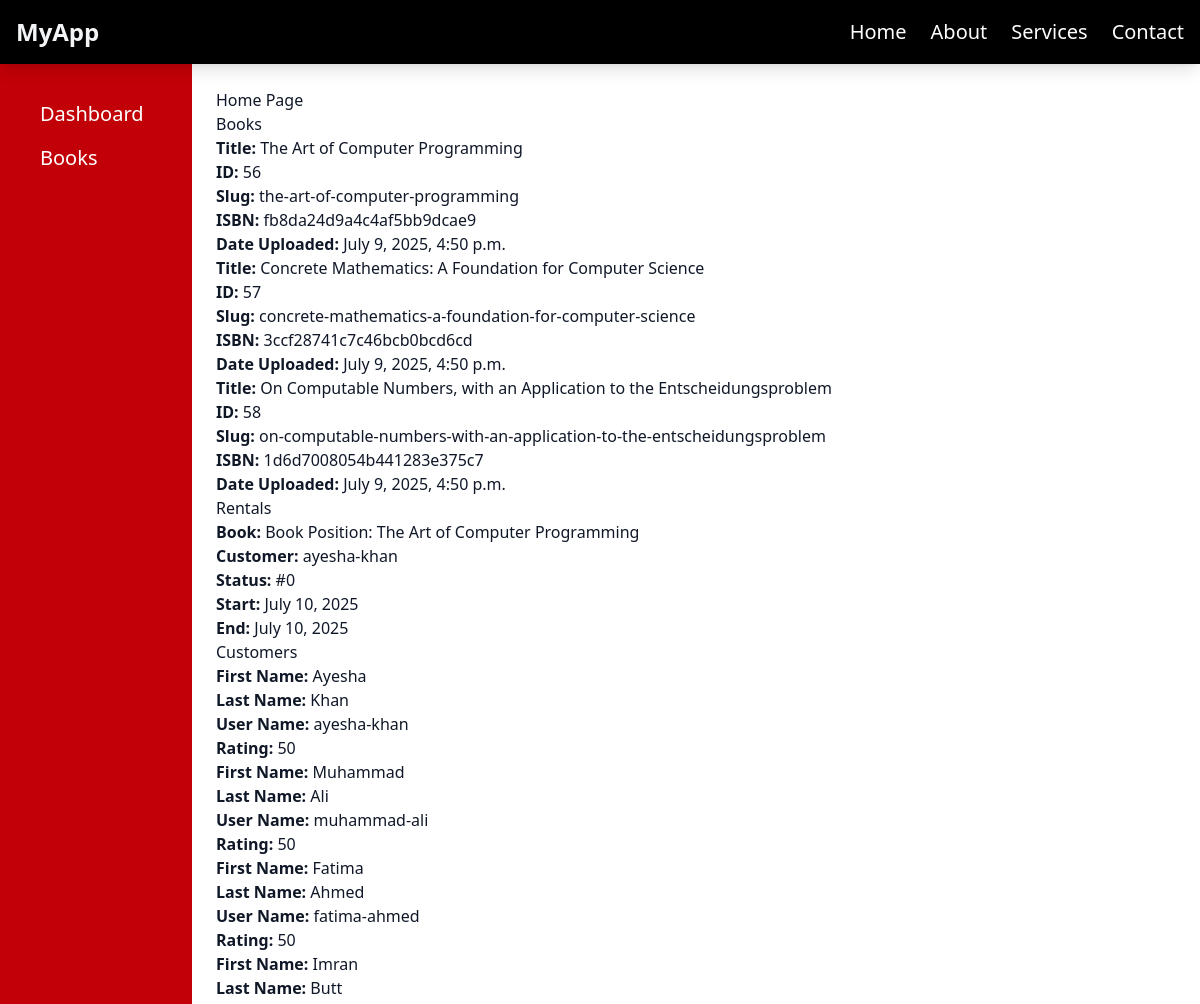
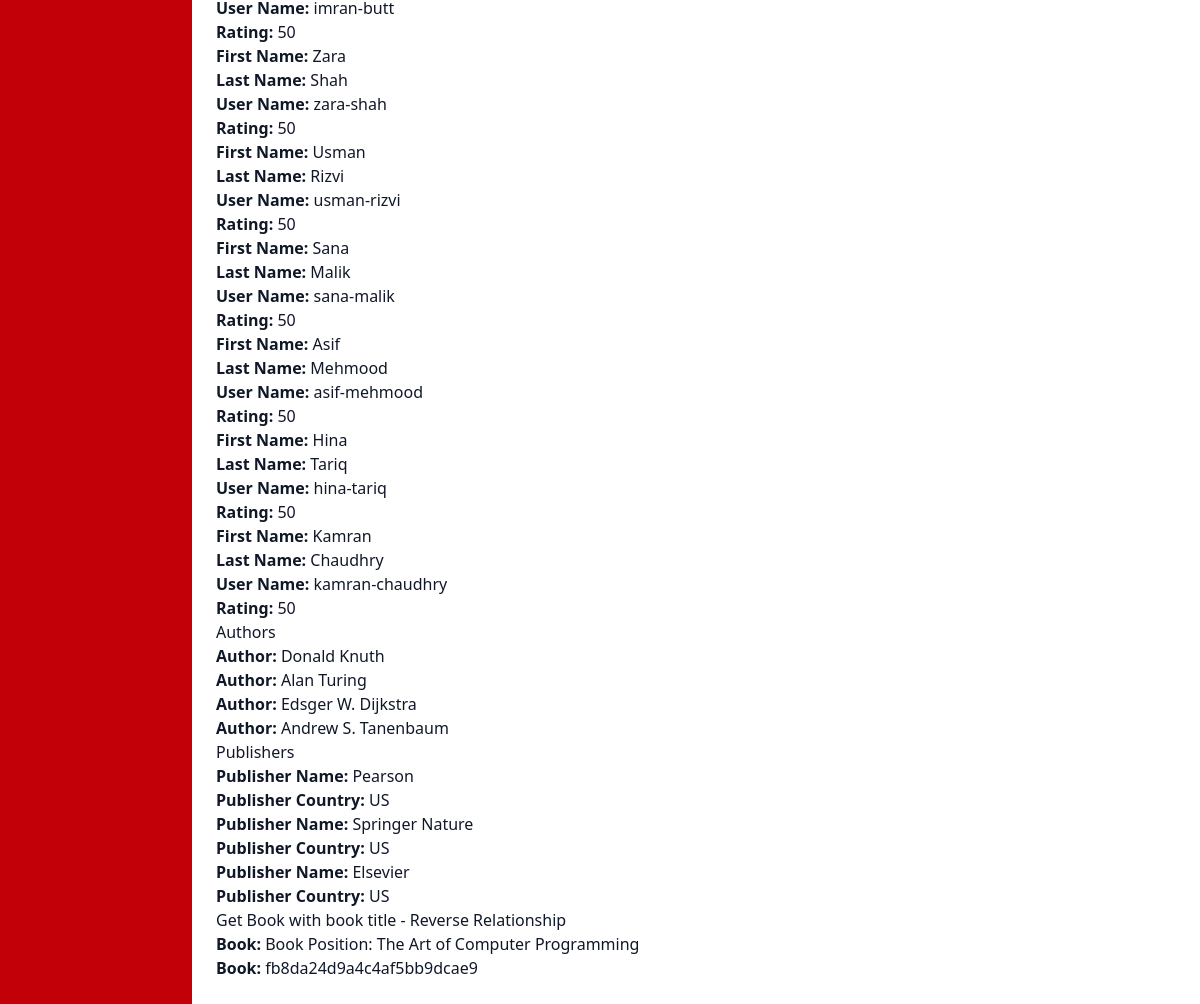
The page / on the database its author committed (2 pictures, top to bottom).
### books/models.py (models this page shows, shortened)
class Book(models.Model):
    title = models.ForeignKey(BookTitle, on_delete=models.CASCADE)
    isbn = models.CharField(max_length=24, blank=True)
    qr_code = models.ImageField(upload_to='qr_codes', blank=True, null=True)
    created = models.DateTimeField(auto_now_add=True)
    updated = models.DateTimeField(auto_now=True)
    def __str__(self):
        return str(self.title)

class BookTitle(models.Model):
    title = models.CharField(max_length=200, unique=True)
    slug = models.SlugField(blank=True)
    publisher = models.ForeignKey(Publisher, on_delete=models.CASCADE)
    author = models.ForeignKey(Author, on_delete=models.CASCADE)
    created = models.DateTimeField(auto_now_add=True)
    updated = models.DateTimeField(auto_now=True)
    @property
    def books(self):
        return self.book_set.all()
    def __str__(self):
        return f"Book Position: {self.title}"

### rentals/models.py (models this page shows, shortened)
class Rental(models.Model):
    book = models.ForeignKey(Book, on_delete=models.CASCADE)
    customer = models.ForeignKey(Customer, on_delete=models.CASCADE)
    status = models.CharField(max_length=2, choices=STATUS_CHOICES)
    rent_start_date = models.DateField(help_text='Date when book was rented')
    rent_end_date = models.DateField(help_text='Deadline to return', blank=True)
    return_date = models.DateField(help_text='When book was actually returned', blank=True, null=True)
    created = models.DateTimeField(auto_now_add=True)
    updated = models.DateTimeField(auto_now=True)
    class Meta:
        ordering = ('-created',)

### customers/models.py (models this page shows, shortened)
class Customer(models.Model):
    first_name = models.CharField(max_length=100)
    last_name = models.CharField(max_length=100)
    username = models.CharField(blank=True, unique=True)
    additional_info = models.TextField(blank=True)
    rating = models.PositiveSmallIntegerField(default=50)
    books = models.ManyToManyField(Book, blank=True)
    book_count = models.PositiveSmallIntegerField(help_text="Number of currently rented books by this customer", default=0)
    def __str__(self):
        return str(self.username)

### authors/models.py (models this page shows, shortened)
class Author(models.Model):
    name = models.CharField(max_length=500)

### publishers/models.py (models this page shows, shortened)
class Publisher(models.Model):
    name = models.CharField(max_length=500)
    id = models.UUIDField(primary_key=True, default=uuid.uuid4, editable=False)
    country = CountryField(blank_label="Select Country")
    created = models.DateTimeField(auto_now_add=True)
    updated = models.DateField(auto_now=True)

### core/views.py (the view)
# urls.py: path('', views.home_view, name='home_view'),
def home_view(request):
    books_list = Book.objects.all()
    rentals_list = Rental.objects.all()
    customers_list = Customer.objects.all()
    authors_list = Author.objects.all()
    publishers_list = Publisher.objects.all()
    obj = BookTitle.objects.get(id=11)
    books = obj.books
    context = {
        'books_list': books_list,
        'rentals_list': rentals_list,
        'customers_list': customers_list,
        'authors_list': authors_list,
        'publishers_list': publishers_list,
        'reverse_book_booktitle': books
    }
    return render(request, 'main.html', context=context)

### templates/main.html (shortened to what this page needs)
{% extends "base.html" %}
{% block content %}
    <h1>Home Page</h1>
    <h2>Books</h2>
    {% if books_list %}
        {% for book in books_list %}
            <ul>
                <li><b>Title:</b> {{book.title.title}}</li>
                <li><b>ID:</b> {{book.id}}</li>
                <li><b>Slug:</b> {{book.title.slug}}</li>
                <li><b>ISBN:</b> {{book.isbn}}</li>
                <li><b>Date Uploaded:</b> {{book.created}}</li>
            </ul>
        {% endfor %}
    {% endif %}
    <h2>Rentals</h2>
    {% if rentals_list %}
        {% for rental in rentals_list %}
            <ul>
                <li><b>Book:</b> {{rental.book}}</li>
                <li><b>Customer:</b> {{rental.customer}}</li>
                <li><b>Status:</b> {{rental.status}}</li>
                <li><b>Start:</b> {{rental.rent_start_date}}</li>
                <li><b>End:</b> {{rental.rent_end_date}}</li>
            </ul>
        {% endfor %}
    {% endif %}
    <h2>Customers</h2>
    {% if customers_list %}
        {% for customer in customers_list %}
            <ul>
                <li><b>First Name:</b> {{customer.first_name}}</li>
                <li><b>Last Name:</b> {{customer.last_name}}</li>
                <li><b>User Name:</b> {{customer.username}}</li>
                <li><b>Rating:</b> {{customer.rating}}</li>
            </ul>
        {% endfor %}
    {% endif %}
    <h2>Authors</h2>
    {% if authors_list %}
        {% for author in authors_list %}
            <ul>
                <li><b>Author:</b> {{author.name}}</li>
            </ul>
        {% endfor %}
    {% endif %}
    <h2>Publishers</h2>
    {% if publishers_list %}
        {% for publisher in publishers_list %}
            <ul>
                <li><b>Publisher Name:</b> {{publisher.name}}</li>
                <li><b>Publisher Country:</b> {{publisher.country}}</li>
            </ul>
        {% endfor %}
    {% endif %}
    <h2>Get Book with book title - Reverse Relationship</h2>
    {% if reverse_book_booktitle %}
        {% for rbook in reverse_book_booktitle %}
            <ul>
                <li><b>Book:</b> {{rbook.title}}</li>
                <li><b>Book:</b> {{rbook.isbn}}</li>
            </ul>
        {% endfor %}
    {% endif %}
{% endblock %}

### rows shown on the page
Book: title "The Art of Computer Programming", id "56", title.slug "the-art-of-computer-programming", isbn "fb8da24d9a4c4af5bb9dcae9", created "July 9, 2025, 4:50 p.m.", title "Book Position: The Art of Computer Programming"
Book: title "Concrete Mathematics: A Foundation for Computer Science", id "57", title.slug "concrete-mathematics-a-foundation-for-computer-science", isbn "3ccf28741c7c46bcb0bcd6cd", created "July 9, 2025, 4:50 p.m."
Book: title "On Computable Numbers, with an Application to the Entscheidungsproblem", id "58", title.slug "on-computable-numbers-with-an-application-to-the-entscheidungsproblem", isbn "1d6d7008054b441283e375c7", created "July 9, 2025, 4:50 p.m."
Rental: book "Book Position: The Art of Computer Programming", customer "ayesha-khan", status "#0", rent_start_date "July 10, 2025", rent_end_date "July 10, 2025"
Customer: first_name "Ayesha", last_name "Khan", username "ayesha-khan", rating "50"
Customer: first_name "Muhammad", last_name "Ali", username "muhammad-ali", rating "50"
Customer: first_name "Fatima", last_name "Ahmed", username "fatima-ahmed", rating "50"
Customer: first_name "Imran", last_name "Butt", username "imran-butt", rating "50"
Customer: first_name "Zara", last_name "Shah", username "zara-shah", rating "50"
Customer: first_name "Usman", last_name "Rizvi", username "usman-rizvi", rating "50"
Customer: first_name "Sana", last_name "Malik", username "sana-malik", rating "50"
Customer: first_name "Asif", last_name "Mehmood", username "asif-mehmood", rating "50"
Customer: first_name "Hina", last_name "Tariq", username "hina-tariq", rating "50"
Customer: first_name "Kamran", last_name "Chaudhry", username "kamran-chaudhry", rating "50"
Author: name "Donald Knuth"
Author: name "Alan Turing"
Author: name "Edsger W. Dijkstra"
Author: name "Andrew S. Tanenbaum"
Publisher: name "Pearson", country "US"
Publisher: name "Springer Nature", country "US"
Publisher: name "Elsevier", country "US"
